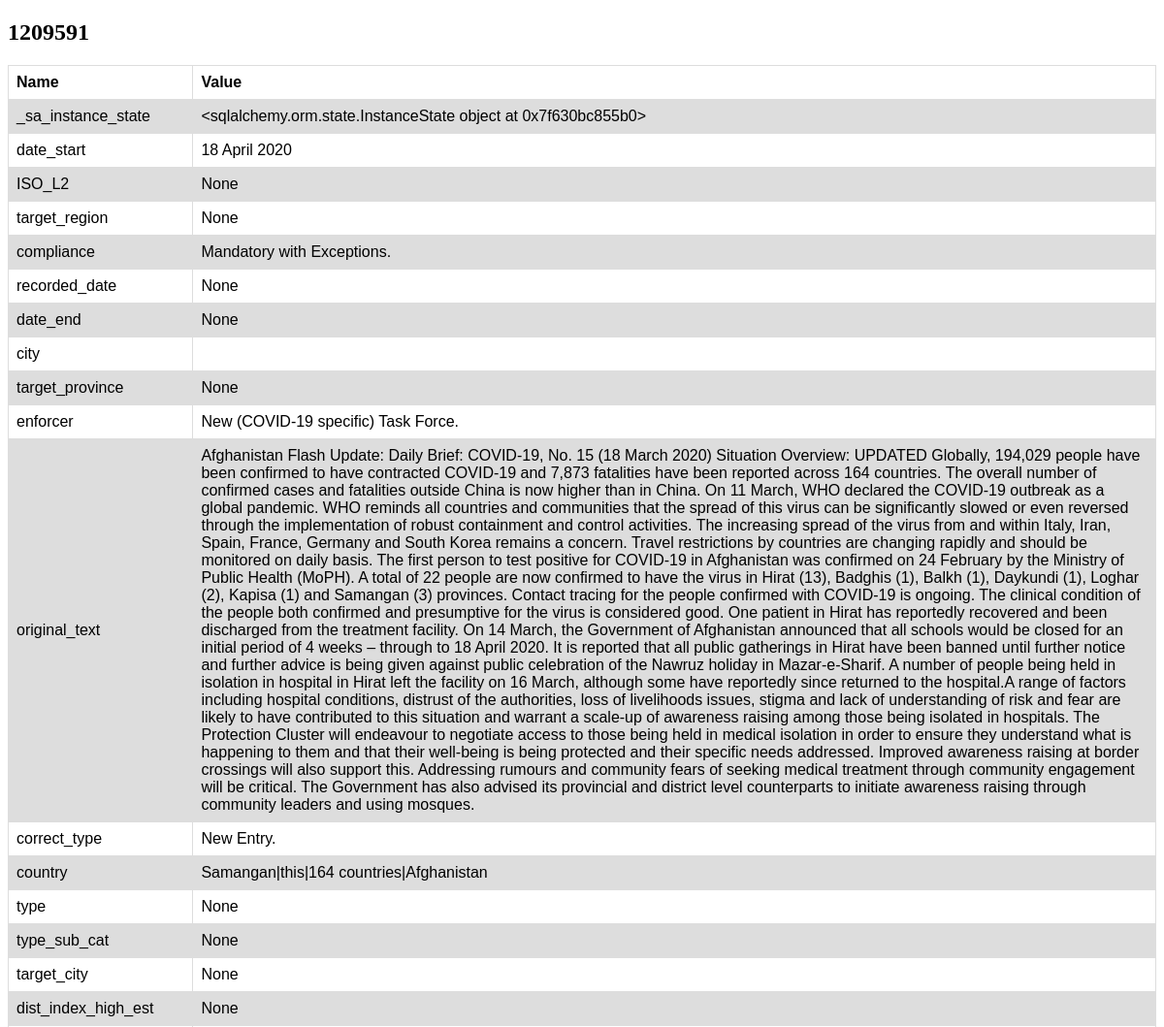
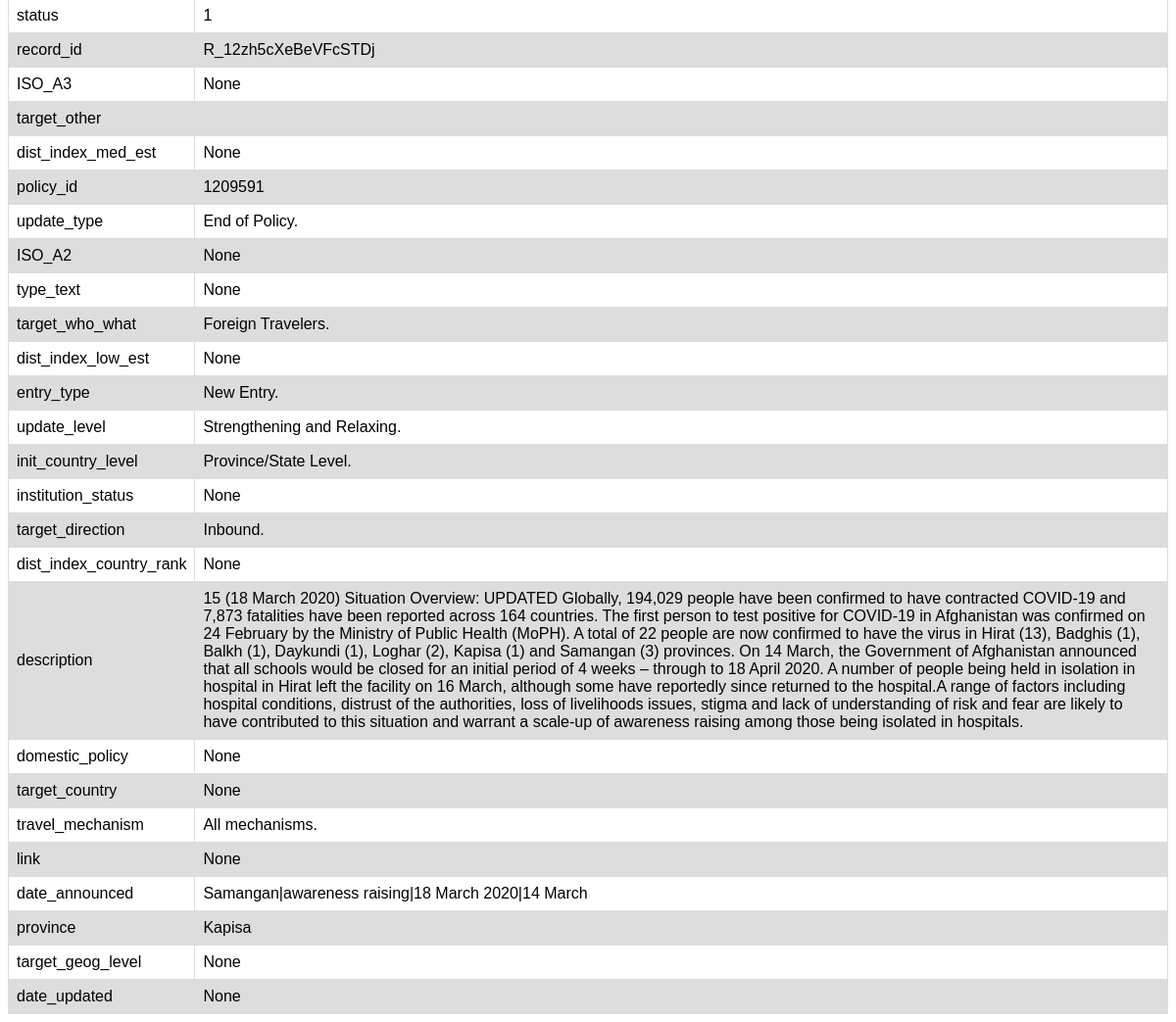
/policies/1209591/view (signed in), run on the app's committed database (2 pictures, top to bottom).
### module1/models.py (models this page shows, shortened)
class CoronaNet(db.Model):
    __tablename__ = 'corona_net'
    record_id = db.Column(db.Text, primary_key=True)
    policy_id = db.Column(db.Text, nullable=False)
    entry_type = db.Column(db.Text, nullable=False)
    correct_type = db.Column(db.Text, nullable=False)
    update_type = db.Column(db.Text, nullable=False)
    update_level = db.Column(db.Text, nullable=False)
    description = db.Column(db.Text, nullable=False)
    date_announced = db.Column(db.Text, nullable=False)
    date_start = db.Column(db.Text, nullable=False)
    date_end = db.Column(db.Text, nullable=False)
    country = db.Column(db.Text, nullable=False)
    ISO_A3 = db.Column(db.Text, nullable=False)
    ISO_A2 = db.Column(db.Text, nullable=False)
    init_country_level = db.Column(db.Text, nullable=False)
    domestic_policy = db.Column(db.Text, nullable=False)
    province = db.Column(db.Text, nullable=False)
    ISO_L2 = db.Column(db.Text, nullable=False)
    city = db.Column(db.Text, nullable=False)
    type = db.Column(db.Text, nullable=False)
    type_sub_cat = db.Column(db.Text, nullable=False)
    type_text = db.Column(db.Text, nullable=False)
    institution_status = db.Column(db.Text, nullable=False)
    target_country = db.Column(db.Text, nullable=False)
    target_geog_level = db.Column(db.Text, nullable=False)
    target_region = db.Column(db.Text, nullable=False)
    target_province = db.Column(db.Text, nullable=False)
    target_city = db.Column(db.Text, nullable=False)
    target_other = db.Column(db.Text, nullable=False)
    target_who_what = db.Column(db.Text, nullable=False)
    target_direction = db.Column(db.Text, nullable=False)
    travel_mechanism = db.Column(db.Text, nullable=False)
    compliance = db.Column(db.Text, nullable=False)
    enforcer = db.Column(db.Text, nullable=False)
    dist_index_high_est = db.Column(db.Text, nullable=False)
    dist_index_med_est = db.Column(db.Text, nullable=False)
    dist_index_low_est = db.Column(db.Text, nullable=False)
    dist_index_country_rank = db.Column(db.Text, nullable=False)
    link = db.Column(db.Text, nullable=False)
    date_updated = db.Column(db.Text, nullable=False)
    recorded_date = db.Column(db.Text, nullable=False)
    original_text = db.Column(db.Text, nullable=False)
    status = db.Column(db.Integer, nullable=False)
    highlighted_text = []

### module1/annotation.py (the view)
@bp_annotation.route("/policies/<int:policy_id>/view", methods=['GET', 'POST'])
@login_required
def view(policy_id):
    policy = CoronaNet.query.filter_by(policy_id=policy_id).first().__dict__
    return render_template('view.html', policy=policy)

### module1/templates/view.html (shortened to what this page needs)
<!DOCTYPE html>
<html lang="en">
<head>
</head>
<body>
    <h2>{{ policy['policy_id'] }}</h2>
    <table>
        <tr>
            <th>Name</th>
            <th>Value</th>
        </tr>
        {% for k in policy.keys() %}
            <tr>
                <td>{{ k }}</td>
                <td>{{ policy[k] }}</td>
            </tr>
        {% endfor %}
    </table>
</body>
</html>

### module1/templates/view.html (style rules this page uses)
table { font-family: arial, sans-serif; border-collapse: collapse; width: 100%; }
td, th { border: 1px solid #dddddd; text-align: left; padding: 8px; }
tr:nth-child(even) { background-color: #dddddd; }

### data on the page
CoronaNet: policy_id "1209591", date_start "18 April 2020" "Mandatory with Exceptions." "New (COVID-19 specific) Task Force." "Afghanistan Flash Update: Daily Brief: COVID-19, No. 15 (18 March 2020) Situation Overview: UPDATED Globally, 194,029 people have been confirmed to have contracted COVID-19 and 7,873 fatalities have been reported across 164 countries. The overall number of confirmed cases and fatalities outside China is now higher than in China. On 11 March, WHO declared the COVID-19 outbreak as a global pandemic. WHO reminds all countries and communities that the spread of this virus can be significantly slowed or even reversed through the implementation of robust containment and control activities. The increasing spread of the virus from and within Italy, Iran, Spain, France, Germany and South Korea…" "New Entry." "Samangan|this|164 countries|Afghanistan" "R_12zh5cXeBeVFcSTDj" "1209591" "End of Policy." "Foreign Travelers." "New Entry." "Strengthening and Relaxing." "Province/State Level." "Inbound." "15 (18 March 2020) Situation Overview: UPDATED Globally, 194,029 people have been confirmed to have contracted COVID-19 and 7,873 fatalities have been reported across 164 countries. The first person to test positive for COVID-19 in Afghanistan was confirmed on 24 February by the Ministry of Public Health (MoPH). A total of 22 people are now confirmed to have the virus in Hirat (13), Badghis (1), Balkh (1), Daykundi (1), Loghar (2), Kapisa (1) and Samangan (3) provinces. On 14 March, the Government of Afghanistan announced that all schools would be closed for an initial period of 4 weeks – through to 18 April 2020. A number of people being held in isolation in hospital in Hirat left the…" "All mechanisms." "Samangan|awareness raising|18 March 2020|14 March" "Kapisa"

### other printed values
{{ k }} "_sa_instance_state" "date_start" "ISO_L2" "target_region" "compliance" "recorded_date" "date_end" "city" "target_province" "enforcer" "original_text" "correct_type" "country" "type" "type_sub_cat" "target_city" "dist_index_high_est" "status" "record_id" "ISO_A3" "target_other" "dist_index_med_est" "policy_id" "update_type" "ISO_A2" "type_text" "target_who_what" "dist_index_low_est" "entry_type" "update_level" "init_country_level" "institution_status" "target_direction" "dist_index_country_rank" "description" "domestic_policy" "target_country" "travel_mechanism" "link" "date_announced" "province" "target_geog_level" "date_updated"
{{ policy[k] }} "<sqlalchemy.orm.state.InstanceState object at 0x7f630bc855b0>" "None" "None" "None" "None" "None" "None" "None" "None" "None" "1" "None" "None" "None" "None" "None" "None" "None" "None" "None" "None" "None" "None"
